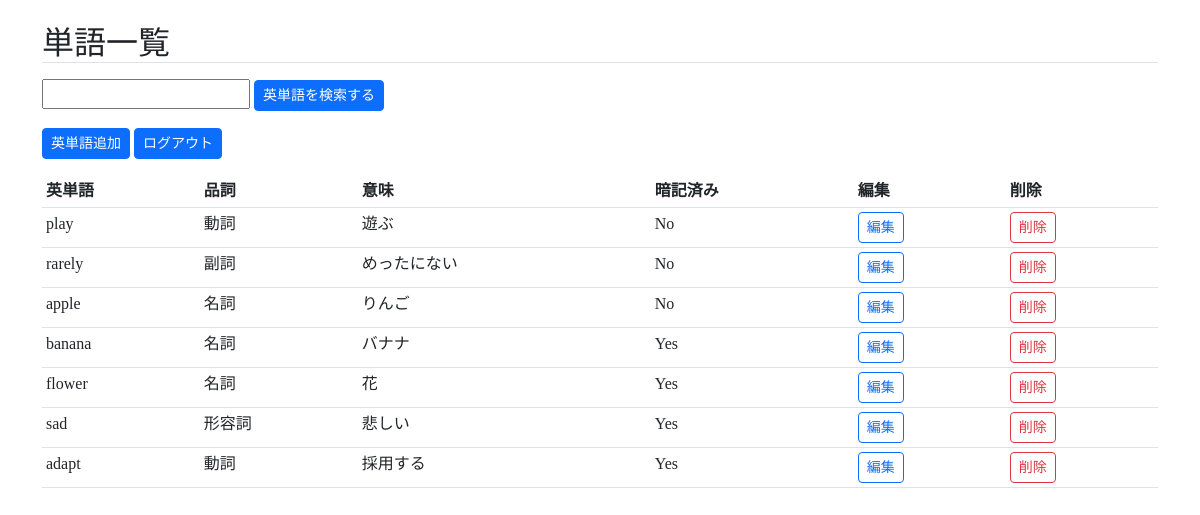
/top/ (signed in), run on the app's committed database.
### wordsapp/models.py (models this page shows, shortened)
class Post(models.Model):
    user = models.ForeignKey(
        CustomUser,
        verbose_name= 'ユーザー',
        on_delete=models.CASCADE
    )
    category = models.ForeignKey(
        Category,
        verbose_name= 'カテゴリ',
        on_delete= models.PROTECT
    )
    question = models.CharField(
        verbose_name= '英単語',
        max_length= 20
    )
    answer = models.CharField(
        verbose_name= '意味',
        max_length= 40
    )
    posted_at = models.DateTimeField(
        verbose_name= '登録日時',
        auto_now_add=True
    )
    memory = models.BooleanField(
        verbose_name= '暗記済み',
        default= False
    )

class Category(models.Model):
    title = models.CharField(
        verbose_name='品詞',
        max_length=20)
    def __str__(self):
        return self.title

### wordsapp/views.py (the view)
# urls.py: path('top/',views.TopView.as_view(), name = 'top'),
@method_decorator(login_required, name='dispatch')
class TopView(ListView):
    template_name = 'top.html'
    model = Post
    def get_queryset(self):
        q_word = self.request.GET.get('query')
        if q_word:
            object_list = Post.objects.filter(Q(user = self.request.user) , Q(question__icontains=q_word))
        else:
            object_list = Post.objects.filter(user = self.request.user).order_by('memory','-posted_at')
        return object_list

### wordsapp/templates/top.html
{% extends 'base.html' %}
{% block content %}
<h2 class="mt-4 border-bottom">単語一覧</h2>
<p>
<form action="" method="get">
    <input name="query" value="{{ request.GET.query }}" type="text">
    <button type="submit" class="btn btn-primary btn-sm">英単語を検索する</button>
</form>
</p>
<p>
<button type="button" class="btn btn-primary btn-sm" onclick="location.href='{%url 'wordsapp:post'%}'">英単語追加</button>
<button type="button" class="btn btn-primary btn-sm" onclick="location.href='{%url 'accounts:logout'%}'">ログアウト</button>
</p>
  <table class="table table-sm">
    <thead>
    <tr>
        <th scope="col">英単語</th>
        <th scope="col">品詞</th>
        <th scope="col">意味</th>
        <th scope="col">暗記済み</th>
        <th scope="col">編集</th>
        <th scope="col">削除</th>
    </tr>
    </thead>
    {% for data in object_list %}
        <tr>
            <td>{{ data.question }}</td>
            <td>{{ data.category }}</td>
            <td>{{ data.answer }}</td>
            {% if data.memory %}
            <td>{{ 'Yes' }}</td>
            {% elif data.memory == False %}
            <td>{{ 'No' }}</td>
            {% endif %}
            <td><a href="{% url 'wordsapp:update' data.pk %}" class="btn btn-outline-primary btn-sm">編集</a></td>
            <td><a href="{% url 'wordsapp:delete' data.pk %}" class="btn btn-outline-danger btn-sm">削除</a></td>
        </tr>
    {% endfor %}
</table>
{% endblock content %}

### static/css/mysheet.css (style rules this page uses)
body { font-family: var(--font-family-sans-serif); }
p { width: auto; font-size: 16px; line-height: 30px; }

### data on the page
Post: question "play", category "動詞", answer "遊ぶ", value "No"
Post: question "rarely", category "副詞", answer "めったにない", value "No"
Post: question "apple", category "名詞", answer "りんご", value "No"
Post: question "banana", category "名詞", answer "バナナ", value "Yes"
Post: question "flower", category "名詞", answer "花", value "Yes"
Post: question "sad", category "形容詞", answer "悲しい", value "Yes"
Post: question "adapt", category "動詞", answer "採用する", value "Yes"
